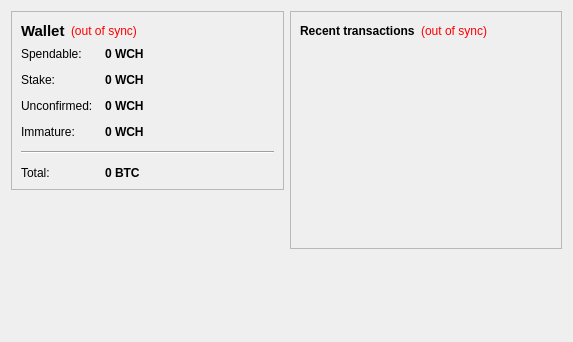
<?xml version="1.0" encoding="UTF-8"?>
<ui version="4.0">
 <class>OverviewPage</class>
 <widget class="QWidget" name="OverviewPage">
  <property name="geometry">
   <rect>
    <x>0</x>
    <y>0</y>
    <width>573</width>
    <height>342</height>
   </rect>
  </property>
  <property name="windowTitle">
   <string>Form</string>
  </property>
  <layout class="QHBoxLayout" name="horizontalLayout" stretch="1,1">
   <item>
    <layout class="QVBoxLayout" name="verticalLayout_2">
     <item>
      <widget class="QFrame" name="frame">
       <property name="frameShape">
        <enum>QFrame::StyledPanel</enum>
       </property>
       <property name="frameShadow">
        <enum>QFrame::Raised</enum>
       </property>
       <layout class="QVBoxLayout" name="verticalLayout_4">
        <item>
         <layout class="QHBoxLayout" name="horizontalLayout_4">
          <item>
           <widget class="QLabel" name="label_5">
            <property name="font">
             <font>
              <pointsize>11</pointsize>
              <weight>75</weight>
              <bold>true</bold>
             </font>
            </property>
            <property name="text">
             <string>Wallet</string>
            </property>
           </widget>
          </item>
          <item>
           <widget class="QLabel" name="labelWalletStatus">
            <property name="toolTip">
             <string>The displayed information may be out of date. Your wallet automatically synchronizes with the WideCash network after a connection is established, but this process has not completed yet.</string>
            </property>
            <property name="styleSheet">
             <string notr="true">QLabel { color: red; }</string>
            </property>
            <property name="text">
             <string notr="true">(out of sync)</string>
            </property>
            <property name="alignment">
             <set>Qt::AlignLeading|Qt::AlignLeft|Qt::AlignVCenter</set>
            </property>
           </widget>
          </item>
          <item>
           <spacer name="horizontalSpacer_2">
            <property name="orientation">
             <enum>Qt::Horizontal</enum>
            </property>
            <property name="sizeHint" stdset="0">
             <size>
              <width>40</width>
              <height>20</height>
             </size>
            </property>
           </spacer>
          </item>
         </layout>
        </item>
        <item>
         <layout class="QFormLayout" name="formLayout_2">
          <property name="fieldGrowthPolicy">
           <enum>QFormLayout::AllNonFixedFieldsGrow</enum>
          </property>
          <property name="horizontalSpacing">
           <number>12</number>
          </property>
          <property name="verticalSpacing">
           <number>12</number>
          </property>
          <item row="0" column="0">
           <widget class="QLabel" name="label">
            <property name="text">
             <string>Spendable:</string>
            </property>
           </widget>
          </item>
          <item row="0" column="1">
           <widget class="QLabel" name="labelBalance">
            <property name="font">
             <font>
              <weight>75</weight>
              <bold>true</bold>
             </font>
            </property>
            <property name="cursor">
             <cursorShape>IBeamCursor</cursorShape>
            </property>
            <property name="toolTip">
             <string>Your current spendable balance</string>
            </property>
            <property name="text">
             <string notr="true">0 WCH</string>
            </property>
            <property name="textInteractionFlags">
             <set>Qt::LinksAccessibleByMouse|Qt::TextSelectableByKeyboard|Qt::TextSelectableByMouse</set>
            </property>
           </widget>
          </item>
          <item row="1" column="0">
           <widget class="QLabel" name="label_6">
            <property name="text">
             <string>Stake:</string>
            </property>
           </widget>
          </item>
          <item row="1" column="1">
           <widget class="QLabel" name="labelStake">
            <property name="font">
             <font>
              <weight>75</weight>
              <bold>true</bold>
             </font>
            </property>
            <property name="cursor">
             <cursorShape>IBeamCursor</cursorShape>
            </property>
            <property name="toolTip">
             <string>Total of coins that was staked, and do not yet count toward the current balance</string>
            </property>
            <property name="text">
             <string notr="true">0 WCH</string>
            </property>
            <property name="textInteractionFlags">
             <set>Qt::LinksAccessibleByMouse|Qt::TextSelectableByKeyboard|Qt::TextSelectableByMouse</set>
            </property>
           </widget>
          </item>
          <item row="2" column="0">
           <widget class="QLabel" name="label_3">
            <property name="text">
             <string>Unconfirmed:</string>
            </property>
           </widget>
          </item>
          <item row="2" column="1">
           <widget class="QLabel" name="labelUnconfirmed">
            <property name="font">
             <font>
              <weight>75</weight>
              <bold>true</bold>
             </font>
            </property>
            <property name="cursor">
             <cursorShape>IBeamCursor</cursorShape>
            </property>
            <property name="toolTip">
             <string>Total of transactions that have yet to be confirmed, and do not yet count toward the current balance</string>
            </property>
            <property name="text">
             <string notr="true">0 WCH</string>
            </property>
            <property name="textInteractionFlags">
             <set>Qt::LinksAccessibleByMouse|Qt::TextSelectableByKeyboard|Qt::TextSelectableByMouse</set>
            </property>
           </widget>
          </item>
          <item row="3" column="0">
           <widget class="QLabel" name="labelImmatureText">
            <property name="text">
             <string>Immature:</string>
            </property>
           </widget>
          </item>
          <item row="3" column="1">
           <widget class="QLabel" name="labelImmature">
            <property name="font">
             <font>
              <weight>75</weight>
              <bold>true</bold>
             </font>
            </property>
            <property name="toolTip">
             <string>Mined balance that has not yet matured</string>
            </property>
            <property name="text">
             <string notr="true">0 WCH</string>
            </property>
            <property name="textInteractionFlags">
             <set>Qt::LinksAccessibleByMouse|Qt::TextSelectableByKeyboard|Qt::TextSelectableByMouse</set>
            </property>
           </widget>
          </item>
          <item row="4" column="0" colspan="2">
           <widget class="Line" name="line">
            <property name="orientation">
             <enum>Qt::Horizontal</enum>
            </property>
           </widget>
          </item>
          <item row="5" column="0">
           <widget class="QLabel" name="labelTotalText">
            <property name="text">
             <string>Total:</string>
            </property>
           </widget>
          </item>
          <item row="5" column="1">
           <widget class="QLabel" name="labelTotal">
            <property name="font">
             <font>
              <weight>75</weight>
              <bold>true</bold>
             </font>
            </property>
            <property name="cursor">
             <cursorShape>IBeamCursor</cursorShape>
            </property>
            <property name="toolTip">
             <string>Your current total balance</string>
            </property>
            <property name="text">
             <string notr="true">0 BTC</string>
            </property>
            <property name="textInteractionFlags">
             <set>Qt::LinksAccessibleByMouse|Qt::TextSelectableByKeyboard|Qt::TextSelectableByMouse</set>
            </property>
           </widget>
          </item>
         </layout>
        </item>
       </layout>
      </widget>
     </item>
     <item>
      <spacer name="verticalSpacer">
       <property name="orientation">
        <enum>Qt::Vertical</enum>
       </property>
       <property name="sizeHint" stdset="0">
        <size>
         <width>20</width>
         <height>40</height>
        </size>
       </property>
      </spacer>
     </item>
    </layout>
   </item>
   <item>
    <layout class="QVBoxLayout" name="verticalLayout_3">
     <item>
      <widget class="QFrame" name="frame_2">
       <property name="frameShape">
        <enum>QFrame::StyledPanel</enum>
       </property>
       <property name="frameShadow">
        <enum>QFrame::Raised</enum>
       </property>
       <layout class="QVBoxLayout" name="verticalLayout">
        <item>
         <layout class="QHBoxLayout" name="horizontalLayout_2">
          <item>
           <widget class="QLabel" name="label_4">
            <property name="text">
             <string>&lt;b&gt;Recent transactions&lt;/b&gt;</string>
            </property>
           </widget>
          </item>
          <item>
           <widget class="QLabel" name="labelTransactionsStatus">
            <property name="toolTip">
             <string>The displayed information may be out of date. Your wallet automatically synchronizes with the WideCash network after a connection is established, but this process has not completed yet.</string>
            </property>
            <property name="styleSheet">
             <string notr="true">QLabel { color: red; }</string>
            </property>
            <property name="text">
             <string notr="true">(out of sync)</string>
            </property>
            <property name="alignment">
             <set>Qt::AlignRight|Qt::AlignTrailing|Qt::AlignVCenter</set>
            </property>
           </widget>
          </item>
          <item>
           <spacer name="horizontalSpacer">
            <property name="orientation">
             <enum>Qt::Horizontal</enum>
            </property>
            <property name="sizeHint" stdset="0">
             <size>
              <width>40</width>
              <height>20</height>
             </size>
            </property>
           </spacer>
          </item>
         </layout>
        </item>
        <item>
         <widget class="QListView" name="listTransactions">
          <property name="styleSheet">
           <string notr="true">QListView { background: transparent; }</string>
          </property>
          <property name="frameShape">
           <enum>QFrame::NoFrame</enum>
          </property>
          <property name="verticalScrollBarPolicy">
           <enum>Qt::ScrollBarAlwaysOff</enum>
          </property>
          <property name="horizontalScrollBarPolicy">
           <enum>Qt::ScrollBarAlwaysOff</enum>
          </property>
          <property name="selectionMode">
           <enum>QAbstractItemView::NoSelection</enum>
          </property>
         </widget>
        </item>
       </layout>
      </widget>
     </item>
     <item>
      <spacer name="verticalSpacer_2">
       <property name="orientation">
        <enum>Qt::Vertical</enum>
       </property>
       <property name="sizeHint" stdset="0">
        <size>
         <width>20</width>
         <height>40</height>
        </size>
       </property>
      </spacer>
     </item>
    </layout>
   </item>
  </layout>
 </widget>
 <resources/>
 <connections/>
</ui>
